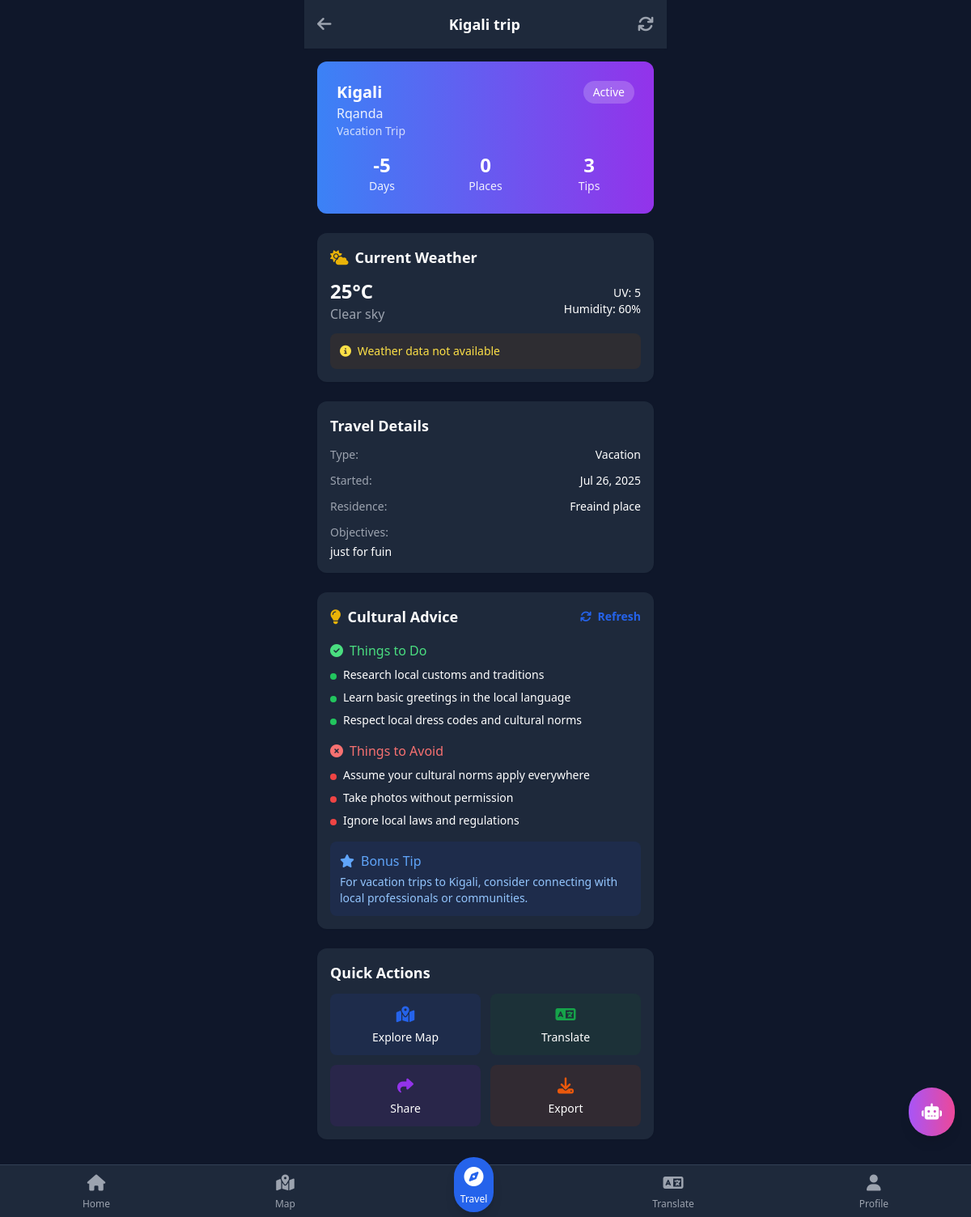
The app's page /travels/1/ (signed in), older data.
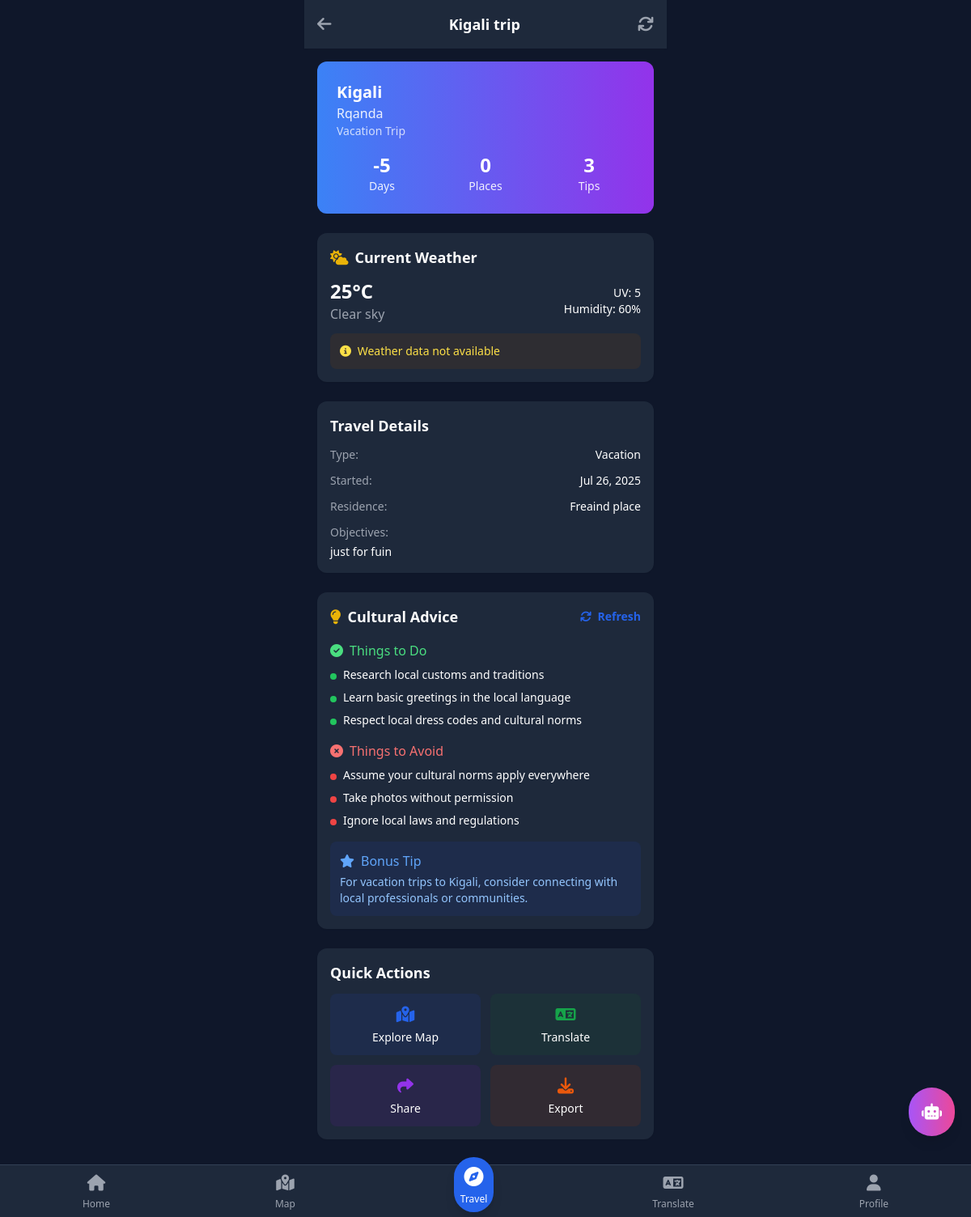
The same page, newer data.
### travels/views.py (the view)
# urls.py: path('<int:travel_id>/', views.travel_detail, name='travel_detail'),
@login_required
def travel_detail(request, travel_id):
    travel = get_object_or_404(Travel, id=travel_id, user=request.user)
    destinations = QuickDestination.objects.filter(travel=travel)
    weather_data = get_weather_data(travel.city, travel.country)
    context = {
        'travel': travel,
        'destinations': destinations,
        'weather_data': weather_data,
        'destinations_count': destinations.count(),
        'days_elapsed': travel.days_elapsed(),
    }
    return render(request, 'travels/travel_detail.html', context)

### travels/models.py (called while the page is built)
    def days_elapsed(self):
        return (timezone.now().date() - self.start_date).days

    def get_advice(self):
        if self.advice_data:
            return self.advice_data
        return {'do': [], 'dont': [], 'bonus': ''}

### travels/services/weather_service.py (called while the page is built, shortened)
def get_weather_data(city, country):
    if not settings.OPENWEATHER_API_KEY:
        return {
            'temperature': 25,
            'humidity': 60,
            'description': 'Clear sky',
            'uv_index': 5,
            'advice': 'Weather data not available'
        }

### templates/travels/travel_detail.html (shortened to what the changed rows need)
{% extends 'base.html' %}
{% block content %}
<div class="max-w-md mx-auto">
    <header class="bg-white dark:bg-slate-800 p-4 shadow-sm theme-transition flex justify-between items-center">
        <h1 class="text-lg font-bold">{{ travel.name }}</h1>
    </header>
    <div class="p-4 space-y-6">
        <div class="bg-gradient-to-r from-blue-500 to-purple-600 text-white rounded-xl p-6">
            <div class="flex justify-between items-start mb-4">
                <div>
                    <h2 class="text-xl font-bold">{{ travel.city }}</h2>
                    <p class="opacity-90">{{ travel.country }}</p>
                    <p class="text-sm opacity-75">{{ travel.get_travel_type_display }} Trip</p>
                </div>
                {% if travel.is_active %}
                <span class="bg-white/20 px-3 py-1 rounded-full text-sm font-medium">
                    Active
                </span>
                {% endif %}
            </div>
        </div>
    </div>
</div>
{% endblock %}

Row changes from the older to the newer data that the page shows:
changed Travel "Kigali": is_active True → False (drawn)
Text that changed along with them:
text no longer shown: "Active"
